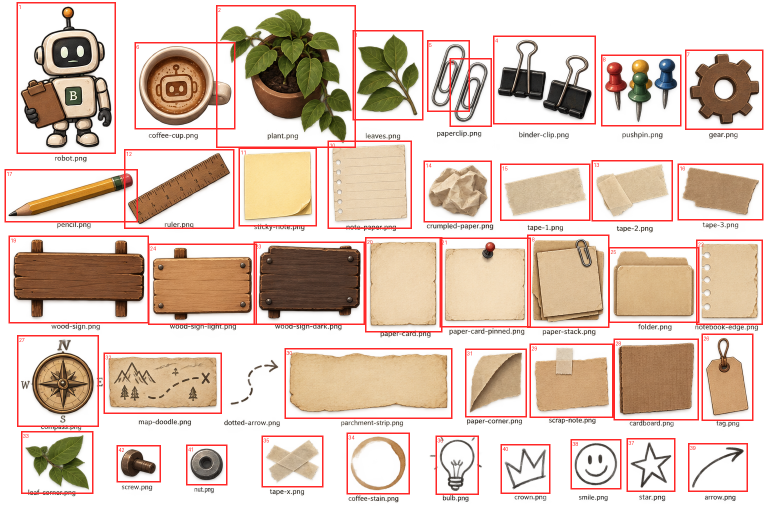
#> input picture assets/pack1/detection-preview.png, 1536 x 1024 px (shown at 1/2 size)
$ python find_elements.py ../assets/pack1/detection-preview.png
#> lines starting #> are read from the running program, lines starting #| are printed output that depends on the picture; after the words box and inside, x2 and y2 are one past the last pixel; in counts of white or black regions, pixels touching at a corner belong together
#!/usr/bin/env python3
"""Find separate elements in an RGBA asset sheet.

The detector is intentionally conservative: it uses the source alpha channel
when one is available, finds connected foreground regions, and keeps the
original irregular silhouette. It never turns an element into a square image;
the square is only the minimum PNG canvas needed to contain that silhouette.

Examples:
    python scripts/find_elements.py assets/objects/pack1.png
    python scripts/find_elements.py assets/objects/pack*.png --extract
"""

from __future__ import annotations

import argparse
import json
from collections import deque
from pathlib import Path
from typing import Iterable

from PIL import Image, ImageDraw


def make_mask(image: Image.Image, threshold: int) -> tuple[Image.Image, str]:
    """Return a binary foreground mask and the method used to make it."""
    rgba = image.convert("RGBA")
    alpha = rgba.getchannel("A")
    if alpha.getextrema()[0] < 255:
        return alpha.point(lambda value: 255 if value > threshold else 0), "alpha"

    # Fallback for genuinely opaque sheets: treat pixels that differ from the
    # top-left background colour as foreground. This is only a basic fallback;
    # alpha-backed sheets (like the supplied packs) use the more reliable path.
    rgb = rgba.convert("RGB")
    background = rgb.getpixel((0, 0))
    distance = rgb.load()
    mask = Image.new("L", rgb.size, 0)
    output = mask.load()
    for y in range(rgb.height):
        for x in range(rgb.width):
            r, g, b = distance[x, y]
            br, bg, bb = background
            if abs(r - br) + abs(g - bg) + abs(b - bb) > threshold:
                output[x, y] = 255
    return mask, "corner-colour-fallback"


def components(mask: Image.Image, min_area: int) -> tuple[list[dict], list[int]]:
    """Find 8-connected foreground regions without external dependencies."""
    width, height = mask.size
    pixels = mask.load()
    seen = bytearray(width * height)
    labels = [0] * (width * height)
    found: list[dict] = []
    next_label = 0

    for y in range(height):
        for x in range(width):
            index = y * width + x
            if seen[index] or not pixels[x, y]:
                continue
            seen[index] = 1
            next_label += 1
            component_label = next_label
            queue = deque([(x, y)])
            area = 0
            left = right = x
            top = bottom = y
            while queue:
                px, py = queue.popleft()
                labels[py * width + px] = component_label
                area += 1
                left, right = min(left, px), max(right, px)
                top, bottom = min(top, py), max(bottom, py)
                for ny in range(max(0, py - 1), min(height, py + 2)):
                    for nx in range(max(0, px - 1), min(width, px + 2)):
                        ni = ny * width + nx
                        if not seen[ni] and pixels[nx, ny]:
                            seen[ni] = 1
                            labels[ni] = component_label
                            queue.append((nx, ny))
            if area >= min_area:
                found.append({
                    "label": component_label,
                    "area": area,
                    "bbox": [left, top, right + 1, bottom + 1],
                })

    found.sort(key=lambda item: (item["bbox"][1], item["bbox"][0]))
    for number, item in enumerate(found, 1):
        item["id"] = number
    return found, labels


def padded_bbox(bbox: list[int], padding: int, size: tuple[int, int]) -> tuple[int, int, int, int]:
    left, top, right, bottom = bbox
    width, height = size
    return (
        max(0, left - padding),
        max(0, top - padding),
        min(width, right + padding),
        min(height, bottom + padding),
    )


def preview(image: Image.Image, regions: Iterable[dict], output: Path, padding: int) -> None:
    canvas = image.convert("RGBA").copy()
    draw = ImageDraw.Draw(canvas)
    for region in regions:
        left, top, right, bottom = padded_bbox(region["bbox"], padding, canvas.size)
        draw.rectangle((left, top, right - 1, bottom - 1), outline=(255, 40, 40, 255), width=3)
        draw.text((left + 4, top + 4), str(region["id"]), fill=(255, 40, 40, 255))
    canvas.save(output)


def extract(
    image: Image.Image,
    regions: Iterable[dict],
    labels: list[int],
    output_dir: Path,
    padding: int,
) -> None:
    output_dir.mkdir(parents=True, exist_ok=True)
    rgba = image.convert("RGBA")
    width, _ = rgba.size
    for region in regions:
        box = padded_bbox(region["bbox"], padding, rgba.size)
        left, top, right, bottom = box
        result = Image.new("RGBA", (right - left, bottom - top), (0, 0, 0, 0))
        source = rgba.load()
        target = result.load()
        component_label = region["label"]
        for y in range(top, bottom):
            for x in range(left, right):
                if labels[y * width + x] == component_label:
                    target[x - left, y - top] = source[x, y]
        result.save(output_dir / f"element-{region['id']:03d}.png")


def main() -> None:
    parser = argparse.ArgumentParser(description=__doc__)
    parser.add_argument("inputs", nargs="+", type=Path, help="PNG asset sheets")
    parser.add_argument("--output", type=Path, default=Path("assets/detected"))
    parser.add_argument("--threshold", type=int, default=16, help="alpha/colour threshold (default: 16)")
    parser.add_argument("--min-area", type=int, default=800, help="ignore regions smaller than this (default: 800)")
    parser.add_argument("--padding", type=int, default=8, help="pixels around each tight crop (default: 8)")
    parser.add_argument("--extract", action="store_true", help="also write cropped PNGs; otherwise detect only")
    args = parser.parse_args()

    for source in args.inputs:
        image = Image.open(source)
#> image is the input picture: PIL image 1536x1024 RGBA; mean R, G, B, A 132.2, 100.7, 73.3, 103.1
        mask, method = make_mask(image, args.threshold)
#> in make_mask, `alpha = rgba.getchannel("A")`:
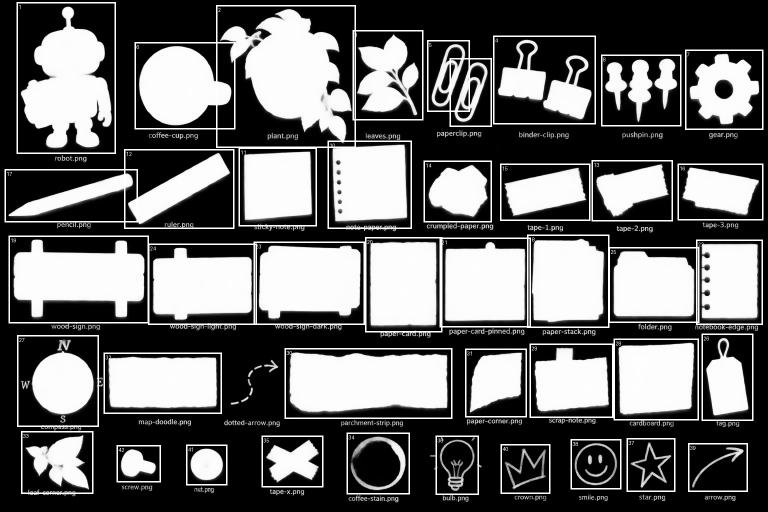
#> alpha: PIL image 1536x1024 L (shown at 1/2 size); min 0, max 255, mean 103.1
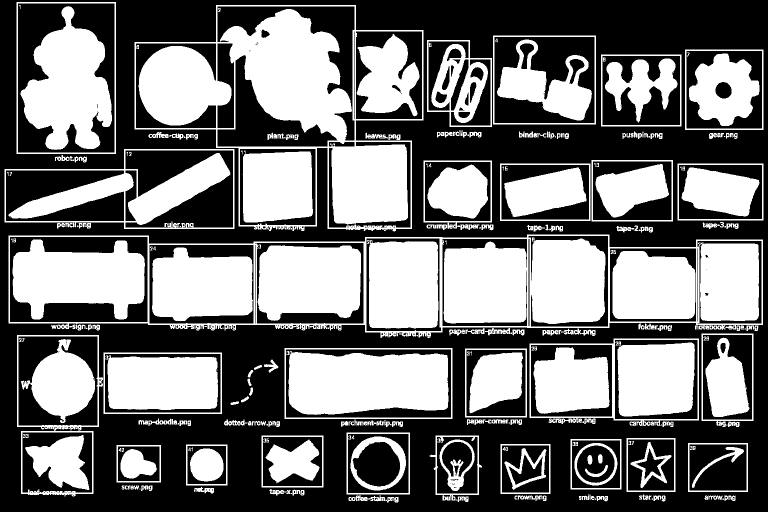
#> mask: PIL image 1536x1024 L (shown at 1/2 size); 44.5% white; 276 white regions (46 under 20 px), largest, box (x1, y1, x2, y2) and area: (269, 10, 847, 463) 94023, (17, 469, 1526, 676) 67403, (577, 702, 897, 830) 36024
#> method = 'alpha'
        regions, labels = components(mask, args.min_area)
#> regions = 60 items; labels = 1572864 items
        target = args.output / source.stem
        target.mkdir(parents=True, exist_ok=True)
        (target / "manifest.json").write_text(json.dumps({
            "source": str(source),
            "method": method,
            "threshold": args.threshold,
            "min_area": args.min_area,
            "padding": args.padding,
            "regions": regions,
        }, indent=2) + "\n")
        preview(image, regions, target / "detection-preview.png", args.padding)
#> the loop in preview, `for region in regions:` made 60 passes
#> (left, top, right, bottom) on passes 1 to 12: (25, 0, 240, 316), (261, 2, 855, 471), (33, 4, 232, 308), (705, 60, 847, 241), (978, 63, 1200, 257), (986, 71, 1192, 249), (846, 72, 992, 262), (1362, 91, 1535, 268), (1370, 99, 1527, 260), (1194, 101, 1371, 261), (1202, 109, 1363, 253), (1, 290, 477, 466)
#> in preview, `canvas.save(output)`:
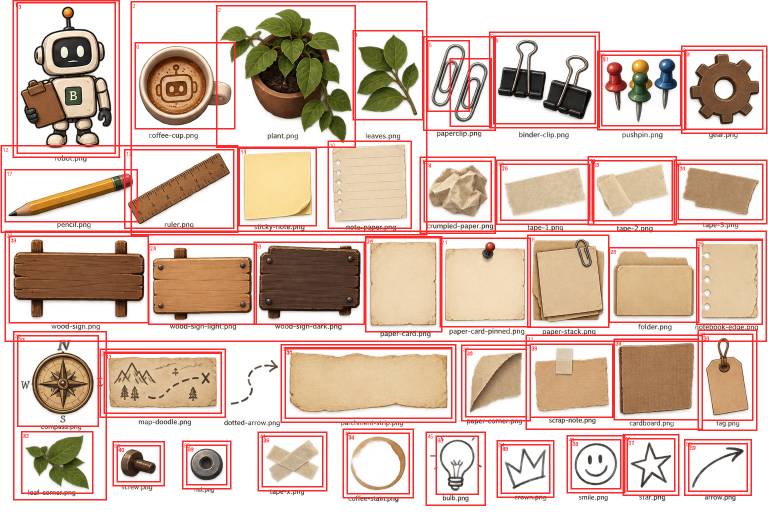
#> saved as detection-preview.png: PIL image 1536x1024 RGBA (shown at 1/2 size); mean R, G, B, A 138.4, 98.6, 72.2, 113.7; transparent parts drawn white
        if args.extract:
            extract(image, regions, labels, target / "elements", args.padding)
        print(f"{source}: found {len(regions)} regions using {method}; output: {target}")
#| ../assets/pack1/detection-preview.png: found 60 regions using alpha; output: assets/detected/detection-preview


if __name__ == "__main__":
    main()
